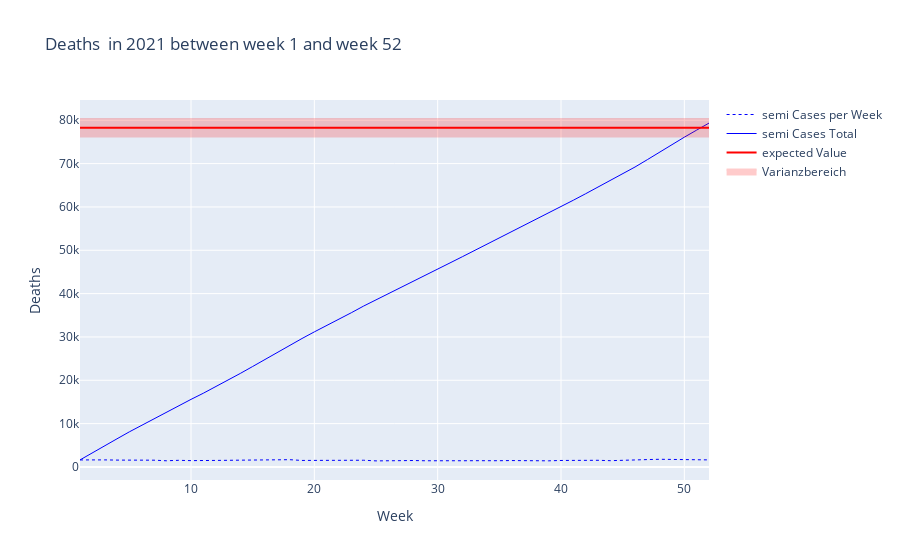

Write notebook code for a chart like this one.
### Code cell
fig_semi = go.Figure()
fig_semi.add_trace(go.Scatter(x = data_filtered_semi["Week"], y = data_filtered_semi["Value"], name = "semi Cases per Week", line = dict(color = 'blue', width = 1,dash = 'dot')))
fig_semi.add_trace(go.Scatter(x = data_filtered_semi["Week"], y = np.cumsum(data_filtered_semi["Value"]), name = "semi Cases Total", line = dict(color = 'blue', width = 1)))



#fig_semi.add_hline(y=expected_value_per_age_group.loc["35-59", "Value"], line_color = 'red', line_width = 1, name = "Expected semi Cases Total")
fig_semi.add_trace(go.Scatter(x = data_filtered_semi["Week"],y = np.repeat(expected_value_per_age_group.loc["35-59","Value"],kalenderwochen[1]-kalenderwochen[0]+1), name = "expected Value", line = dict(color = 'red')))

#fig_semi.add_hrect(y0=expected_value_per_age_group.loc["35-59","Value_Low"],y1=expected_value_per_age_group.loc["35-59","Value_High"],fillcolor = "red", line_width = 0, opacity = 0.2)

fig_semi.add_trace(go.Scatter(
    x = data_filtered_semi["Week"].tolist() + data_filtered_semi["Week"].tolist()[::-1] ,
    y = [expected_value_per_age_group.loc["35-59","Value_High"]]*(kalenderwochen[1]-kalenderwochen[0]+1) + [expected_value_per_age_group.loc["35-59","Value_Low"]]*(kalenderwochen[1]-kalenderwochen[0]+1),
    fill = 'toself',
    fillcolor = "red",
    line_color = "red",
    name = "Varianzbereich",
    opacity=0.2
))

fig_semi.update_layout(title = f"Deaths  in {year} between week {kalenderwochen[0]} and week {kalenderwochen[1]}",
                        xaxis_title = "Week",
                        yaxis_title = "Deaths")

if show_events:
    for i in happenings_filtered.index:
        #print(happenings_filtered.loc[i,"Week"])
        #print(happenings_filtered.loc[i, "Title"])
        fig_semi.add_vline(x = happenings_filtered.loc[i,"Week"], line_width = 2, line_color = "green", line_dash = "dash")

fig_semi.show()

### Figure 1 — Plotly figure (JSON) as saved in the notebook; plotly's stock layout.template omitted (floating-point values rounded to 4 significant figures)
{"data": [{"line": {"color": "blue", "dash": "dot", "width": 1}, "name": "semi Cases per Week", "type": "scatter", "x": [1, 2, 3, 4, 5, 6, 7, 8, 9, 10, 11, 12, 13, 14, 15, 16, 17, 18, 19, 20, 21, 22, 23, 24, 25, 26, 27, 28, 29, 30, 31, 32, 33, 34, 35, 36, 37, 38, 39, 40, 41, 42, 43, 44, 45, 46, 47, 48, 49, 50, 51, 52], "y": [1615.0, 1673.0, 1623.0, 1577.0, 1608.0, 1530.0, 1558.0, 1422.0, 1526.0, 1454.0, 1425.0, 1478.0, 1527.0, 1563.0, 1601.0, 1626.0, 1663.0, 1671.0, 1498.0, 1527.0, 1426.0, 1488.0, 1509.0, 1543.0, 1394.0, 1457.0, 1388.0, 1476.0, 1424.0, 1383.0, 1429.0, 1429.0, 1437.0, 1368.0, 1434.0, 1470.0, 1416.0, 1487.0, 1410.0, 1490.0, 1528.0, 1500.0, 1533.0, 1441.0, 1571.0, 1617.0, 1699.0, 1766.0, 1742.0, 1681.0, 1632.0, 1621.0]}, {"line": {"color": "blue", "width": 1}, "name": "semi Cases Total", "type": "scatter", "x": [1, 2, 3, 4, 5, 6, 7, 8, 9, 10, 11, 12, 13, 14, 15, 16, 17, 18, 19, 20, 21, 22, 23, 24, 25, 26, 27, 28, 29, 30, 31, 32, 33, 34, 35, 36, 37, 38, 39, 40, 41, 42, 43, 44, 45, 46, 47, 48, 49, 50, 51, 52], "y": [1615.0, 3288.0, 4911.0, 6488.0, 8096.0, 9626.0, 11180.0, 12610.0, 14130.0, 15590.0, 17010.0, 18490.0, 20020.0, 21580.0, 23180.0, 24810.0, 26470.0, 28140.0, 29640.0, 31160.0, 32590.0, 34080.0, 35590.0, 37130.0, 38520.0, 39980.0, 41370.0, 42850.0, 44270.0, 45650.0, 47080.0, 48510.0, 49950.0, 51320.0, 52750.0, 54220.0, 55640.0, 57120.0, 58530.0, 60020.0, 61550.0, 63050.0, 64580.0, 66020.0, 67600.0, 69210.0, 70910.0, 72680.0, 74420.0, 76100.0, 77730.0, 79350.0]}, {"line": {"color": "red"}, "name": "expected Value", "type": "scatter", "x": [1, 2, 3, 4, 5, 6, 7, 8, 9, 10, 11, 12, 13, 14, 15, 16, 17, 18, 19, 20, 21, 22, 23, 24, 25, 26, 27, 28, 29, 30, 31, 32, 33, 34, 35, 36, 37, 38, 39, 40, 41, 42, 43, 44, 45, 46, 47, 48, 49, 50, 51, 52], "y": [78280.0, 78280.0, 78280.0, 78280.0, 78280.0, 78280.0, 78280.0, 78280.0, 78280.0, 78280.0, 78280.0, 78280.0, 78280.0, 78280.0, 78280.0, 78280.0, 78280.0, 78280.0, 78280.0, 78280.0, 78280.0, 78280.0, 78280.0, 78280.0, 78280.0, 78280.0, 78280.0, 78280.0, 78280.0, 78280.0, 78280.0, 78280.0, 78280.0, 78280.0, 78280.0, 78280.0, 78280.0, 78280.0, 78280.0, 78280.0, 78280.0, 78280.0, 78280.0, 78280.0, 78280.0, 78280.0, 78280.0, 78280.0, 78280.0, 78280.0, 78280.0, 78280.0]}, {"fill": "toself", "fillcolor": "red", "line": {"color": "red"}, "name": "Varianzbereich", "opacity": 0.2, "type": "scatter", "x": [1, 2, 3, 4, 5, 6, 7, 8, 9, 10, 11, 12, 13, 14, 15, 16, 17, 18, 19, 20, 21, 22, 23, 24, 25, 26, 27, 28, 29, 30, 31, 32, 33, 34, 35, 36, 37, 38, 39, 40, 41, 42, 43, 44, 45, 46, 47, 48, 49, 50, 51, 52, 52, 51, 50, 49, 48, 47, 46, 45, 44, 43, 42, 41, 40, 39, 38, 37, 36, 35, 34, 33, 32, 31, 30, 29, 28, 27, 26, 25, 24, 23, 22, 21, 20, 19, 18, 17, 16, 15, 14, 13, 12, 11, 10, 9, 8, 7, 6, 5, 4, 3, 2, 1], "y": [80300.0, 80300.0, 80300.0, 80300.0, 80300.0, 80300.0, 80300.0, 80300.0, 80300.0, 80300.0, 80300.0, 80300.0, 80300.0, 80300.0, 80300.0, 80300.0, 80300.0, 80300.0, 80300.0, 80300.0, 80300.0, 80300.0, 80300.0, 80300.0, 80300.0, 80300.0, 80300.0, 80300.0, 80300.0, 80300.0, 80300.0, 80300.0, 80300.0, 80300.0, 80300.0, 80300.0, 80300.0, 80300.0, 80300.0, 80300.0, 80300.0, 80300.0, 80300.0, 80300.0, 80300.0, 80300.0, 80300.0, 80300.0, 80300.0, 80300.0, 80300.0, 80300.0, 76270.0, 76270.0, 76270.0, 76270.0, 76270.0, 76270.0, 76270.0, 76270.0, 76270.0, 76270.0, 76270.0, 76270.0, 76270.0, 76270.0, 76270.0, 76270.0, 76270.0, 76270.0, 76270.0, 76270.0, 76270.0, 76270.0, 76270.0, 76270.0, 76270.0, 76270.0, 76270.0, 76270.0, 76270.0, 76270.0, 76270.0, 76270.0, 76270.0, 76270.0, 76270.0, 76270.0, 76270.0, 76270.0, 76270.0, 76270.0, 76270.0, 76270.0, 76270.0, 76270.0, 76270.0, 76270.0, 76270.0, 76270.0, 76270.0, 76270.0, 76270.0, 76270.0]}], "layout": {"title": {"text": "Deaths  in 2021 between week 1 and week 52"}, "xaxis": {"title": {"text": "Week"}}, "yaxis": {"title": {"text": "Deaths"}}}}
